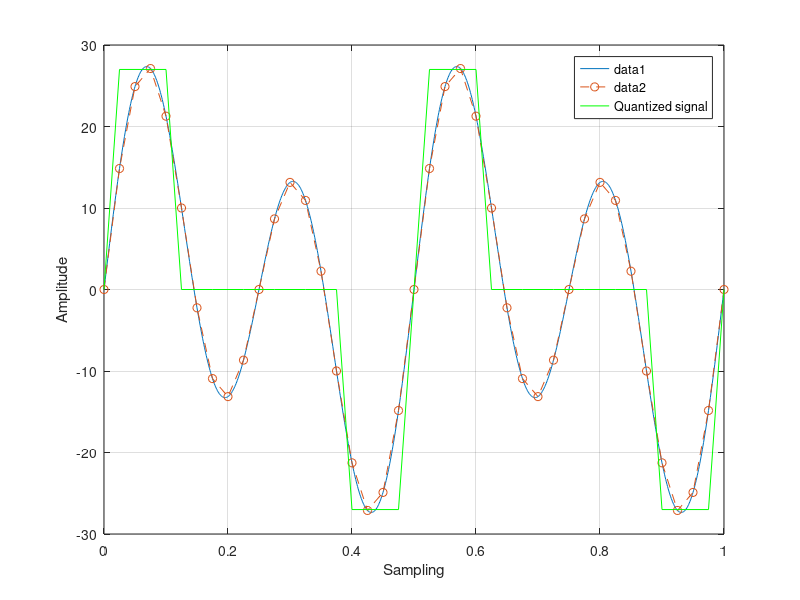

Write MATLAB code to recreate this figure.
clc;
close all;

t = 0:0.001:1;
f=2;

cSignal = 10 * sin(2 * pi * f * t) + 20 * sin(2 * pi * 2*f * t); %continuous signal
plot(t,cSignal);
hold on;
ylabel('Amplitude');
xlabel('Sampling');
grid on;

fs=40;
ts=0:1/fs:1;

sSignal = 10 * sin(2 * pi * f * ts) + 20 * sin(2 * pi * 2*f * ts);  %sampled signal
plot(ts,sSignal,'--o');
hold on;

nBits = 1;
qLvl = 2^(nBits);

xMax = max(sSignal);
xMin = min(sSignal);
sFactor = round((xMax-xMin)/qLvl);

qSignal = round(sSignal/sFactor)*sFactor;
plot(ts,qSignal,'g','DisplayName',char({'Quantized signal'}));
legend('location', 'best');
